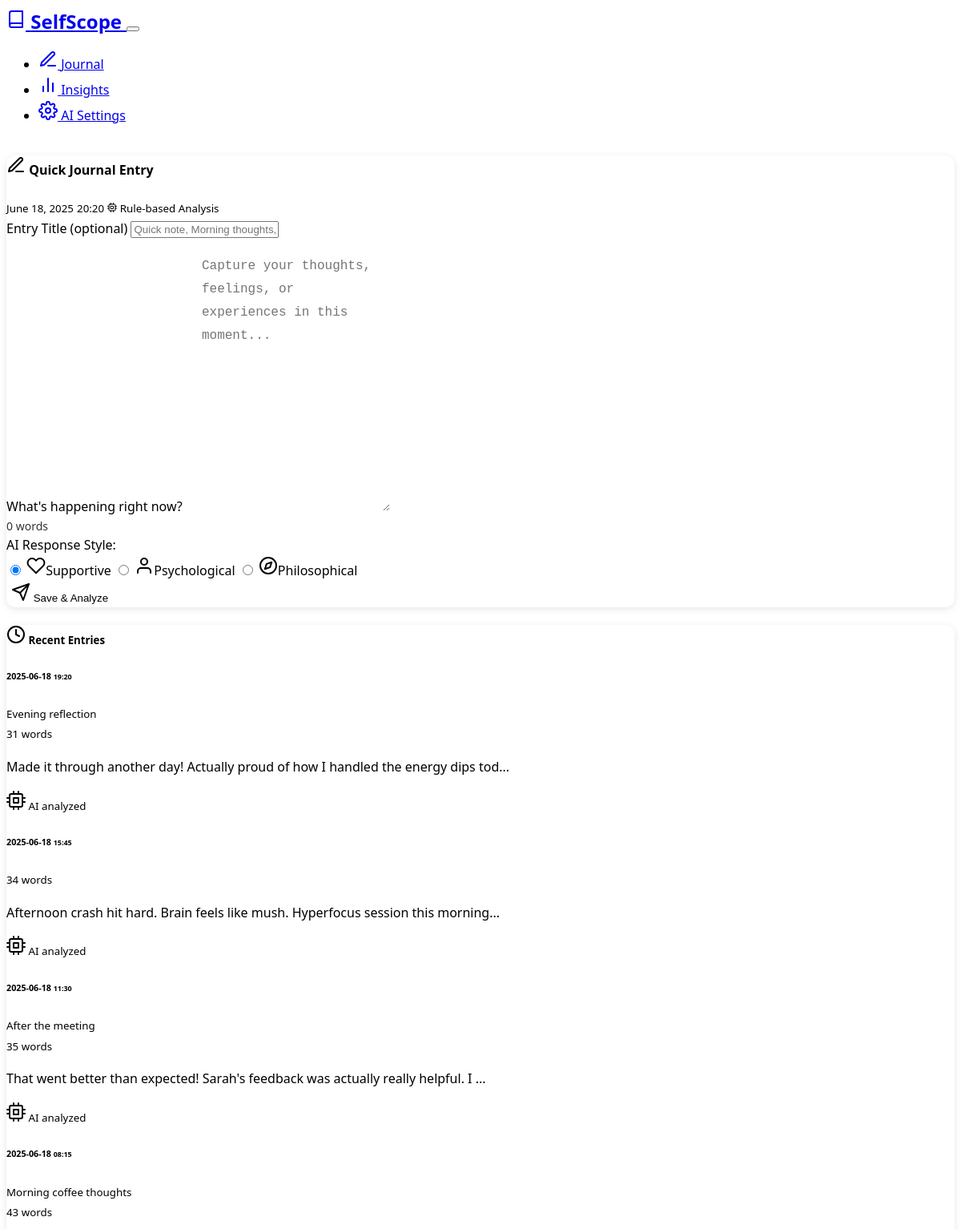
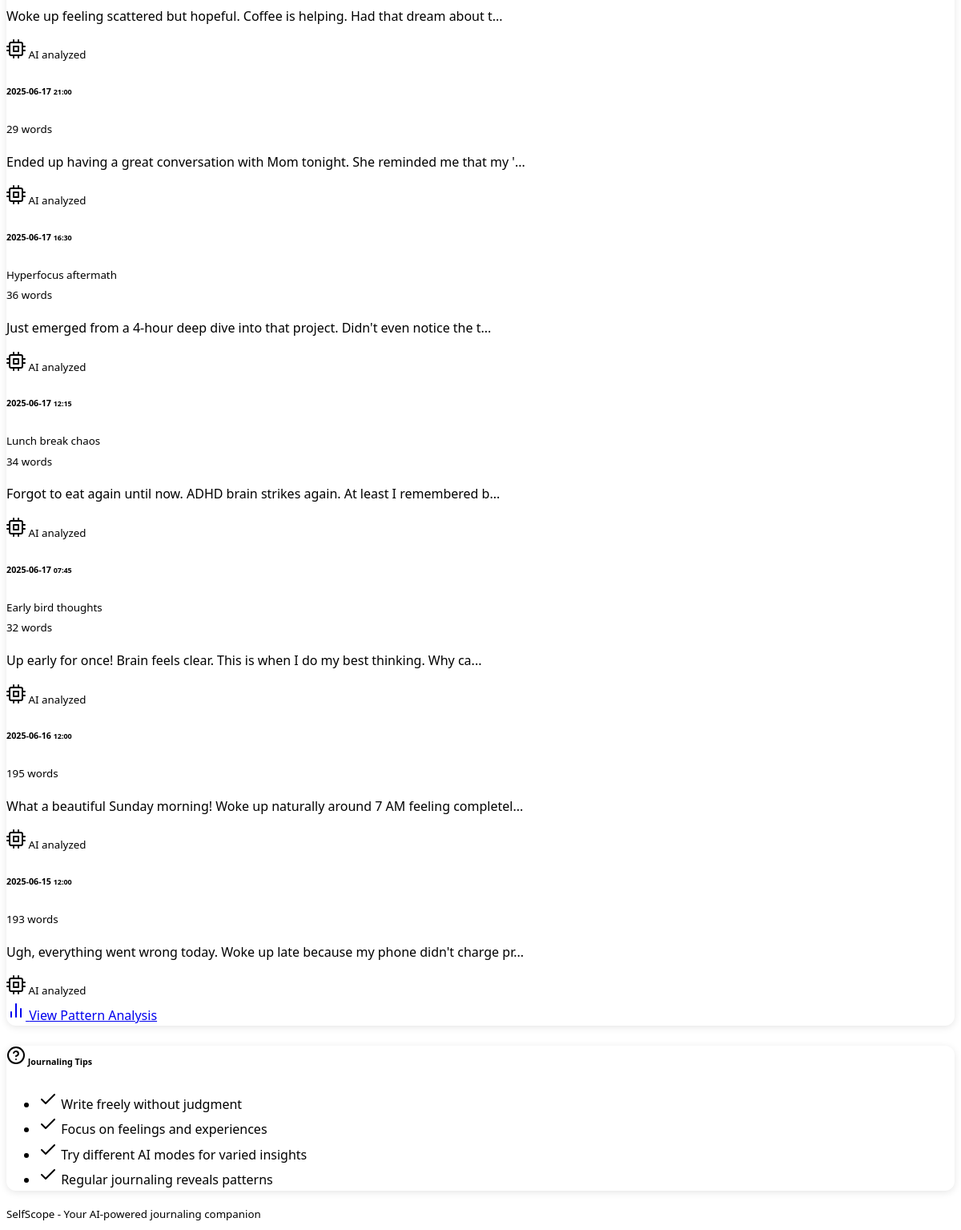
The page / on the database its author committed (2 pictures, top to bottom).
### models.py (models this page shows, shortened)
class JournalEntry(db.Model):
    __tablename__ = 'journal_entries'
    id = db.Column(db.Integer, primary_key=True)
    timestamp = db.Column(db.DateTime, nullable=False, default=datetime.utcnow, index=True)
    text = db.Column(db.Text, nullable=False)
    word_count = db.Column(db.Integer, default=0)
    ai_response = db.Column(db.Text)  # JSON string
    insight_mode = db.Column(db.String(50), default='reflective')
    title = db.Column(db.String(200))  # Optional title for the entry
    created_at = db.Column(db.DateTime, default=datetime.utcnow)
    updated_at = db.Column(db.DateTime, default=datetime.utcnow, onupdate=datetime.utcnow)
    @property
    def date_str(self):
        return self.timestamp.strftime('%Y-%m-%d')
    @property
    def time_str(self):
        return self.timestamp.strftime('%H:%M')
    @property
    def ai_response_dict(self):
        if self.ai_response:
            try:
                return json.loads(self.ai_response)
            except json.JSONDecodeError:
                return {}
        return {}

### app.py (the view)
@app.route('/')
def index():
    today = datetime.now().strftime('%Y-%m-%d')
    today_entries = journal_service.get_entries_by_date(today)
    recent_entries = journal_service.get_recent_entries(10)
    return render_template('index.html',
                         today=today,
                         today_entries=today_entries,
                         recent_entries=recent_entries)

### app.py (called while the page is built)
@app.context_processor
def inject_context():
    return {
        'datetime': datetime,
        'ai_status': ai_service.get_status() if 'ai_service' in globals() else {'backend': 'Loading...', 'available': False}
    }

### database_ai_service.py (called while the page is built)
    def get_status(self):
        return self.local_ai.get_status()

### local_ai_service.py (called while the page is built, shortened)
    def get_status(self):
        if self.config['endpoint_type'] == 'lm_studio' and self.available_models:
            return {
                'backend': f'LM Studio ({self.available_models[0]})',
                'available': True,
                'models': self.available_models,
                'endpoint': self.current_endpoint
            }
        else:
            return {
                'backend': 'Rule-based Analysis',
                'available': True,
                'models': [],
                'endpoint': None
            }

### templates/index.html (shortened to what this page needs)
{% extends "base.html" %}
{% block content %}
<div class="container my-4">
    <div class="row">
        <div class="col-lg-8">
            <div class="card">
                <div class="card-header d-flex justify-content-between align-items-center">
                    <h4 class="mb-0">
                        <i data-feather="edit-3" class="me-2"></i>
                        Quick Journal Entry
                    </h4>
                    <div class="d-flex flex-column align-items-end">
                        <small class="text-muted">{{ datetime.now().strftime('%B %d, %Y') }}</small>
                        <small class="text-muted">{{ datetime.now().strftime('%H:%M') }}</small>
                        <small class="text-info">
                            <i data-feather="cpu" class="me-1" style="width: 12px; height: 12px;"></i>
                            {{ ai_status.backend }}
                        </small>
                    </div>
                </div>
                <div class="card-body">
                    <form action="{{ url_for('submit_entry') }}" method="POST" id="journalForm">
                        <div class="mb-3">
                            <label for="entry_title" class="form-label">Entry Title (optional)</label>
                            <input type="text" class="form-control" name="entry_title" id="entry_title"
                                   placeholder="Quick note, Morning thoughts, After meeting...">
                        </div>
                        <div class="mb-3">
                            <label for="entry_text" class="form-label">What's happening right now?</label>
                            <textarea class="form-control journal-textarea" name="entry_text" id="entry_text"
                                      rows="8" placeholder="Capture your thoughts, feelings, or experiences in this moment..."></textarea>
                            <div class="form-text">
                                <span id="wordCount">0</span> words
                            </div>
                        </div>
                        <div class="mb-3">
                            <label class="form-label">AI Response Style:</label>
                            <div class="btn-group w-100" role="group" aria-label="Insight mode">
                                <input type="radio" class="btn-check" name="insight_mode" id="reflective" value="reflective" checked>
                                <label class="btn btn-outline-secondary" for="reflective">
                                    <i data-feather="heart" class="me-1"></i>Supportive
                                </label>
                                <input type="radio" class="btn-check" name="insight_mode" id="psychological" value="psychological">
                                <label class="btn btn-outline-secondary" for="psychological">
                                    <i data-feather="user" class="me-1"></i>Psychological
                                </label>
                                <input type="radio" class="btn-check" name="insight_mode" id="philosopher" value="philosopher">
                                <label class="btn btn-outline-secondary" for="philosopher">
                                    <i data-feather="compass" class="me-1"></i>Philosophical
                                </label>
                            </div>
                        </div>
                        <div class="d-grid">
                            <button type="submit" class="btn btn-primary" id="submitBtn">
                                <i data-feather="send" class="me-2"></i>
                                Save & Analyze
                            </button>
                        </div>
                    </form>
                </div>
            </div>
        </div>
        <div class="col-lg-4">
            <div class="card">
                <div class="card-header">
                    <h5 class="mb-0">
                        <i data-feather="clock" class="me-2"></i>
                        Recent Entries
                    </h5>
                </div>
                <div class="card-body">
                    {% if recent_entries %}
                        {% for entry in recent_entries %}
                        <div class="border-bottom pb-2 mb-2 {% if entry.date == today %}bg-info bg-opacity-10 p-2 rounded{% endif %}">
                            <div class="d-flex justify-content-between align-items-start">
                                <div>
                                    <h6 class="mb-0">{{ entry.date }} <small class="text-muted">{{ entry.time }}</small></h6>
                                    {% if entry.title %}
                                    <small class="text-primary fw-bold">{{ entry.title }}</small>
                                    {% endif %}
                                </div>
                                <small class="text-muted">{{ entry.word_count }} words</small>
                            </div>
                            <p class="mb-1 text-muted small">
                                {{ entry.text[:80] }}{% if entry.text|length > 80 %}...{% endif %}
                            </p>
                            {% if entry.ai_response %}
                            <small class="text-info">
                                <i data-feather="cpu" class="me-1"></i>
                                AI analyzed
                            </small>
                            {% endif %}
                        </div>
                        {% endfor %}
                    {% else %}
                        <div class="text-center text-muted py-4">
                            <i data-feather="file-text" size="48" class="mb-3"></i>
                            <p>No entries yet. Start journaling to see your recent entries here!</p>
                        </div>
                    {% endif %}
                </div>
                <div class="card-footer">
                    <a href="{{ url_for('dashboard') }}" class="btn btn-outline-secondary btn-sm w-100">
                        <i data-feather="bar-chart-2" class="me-2"></i>
                        View Pattern Analysis
                    </a>
                </div>
            </div>
            <div class="card mt-3">
                <div class="card-header">
                    <h6 class="mb-0">
                        <i data-feather="help-circle" class="me-2"></i>
                        Journaling Tips
                    </h6>
                </div>
                <div class="card-body">
                    <ul class="list-unstyled mb-0 small">
                        <li class="mb-2">
                            <i data-feather="check" class="me-2 text-success"></i>
                            Write freely without judgment
                        </li>
                        <li class="mb-2">
                            <i data-feather="check" class="me-2 text-success"></i>
                            Focus on feelings and experiences
                        </li>
                        <li class="mb-2">
                            <i data-feather="check" class="me-2 text-success"></i>
                            Try different AI modes for varied insights
                        </li>
                        <li class="mb-0">
                            <i data-feather="check" class="me-2 text-success"></i>
                            Regular journaling reveals patterns
                        </li>
                    </ul>
                </div>
            </div>
        </div>
    </div>
</div>
{% endblock %}

### templates/base.html (shortened to what this page needs)
<!DOCTYPE html>
<html lang="en" data-bs-theme="dark">
<head>
    <link href="https://cdn.replit.com/agent/bootstrap-agent-dark-theme.min.css" rel="stylesheet">
    <link rel="stylesheet" href="{{ url_for('static', filename='css/style.css') }}">
</head>
<body>
    <nav class="navbar navbar-expand-lg navbar-dark bg-dark">
        <div class="container">
            <a class="navbar-brand d-flex align-items-center" href="{{ url_for('index') }}">
                <i data-feather="book" class="me-2"></i>
                SelfScope
            </a>
            <button class="navbar-toggler" type="button" data-bs-toggle="collapse" data-bs-target="#navbarNav">
            </button>
            <div class="collapse navbar-collapse" id="navbarNav">
                <ul class="navbar-nav ms-auto">
                    <li class="nav-item">
                        <a class="nav-link" href="{{ url_for('index') }}">
                            <i data-feather="edit-3" class="me-1"></i>
                            Journal
                        </a>
                    </li>
                    <li class="nav-item">
                        <a class="nav-link" href="{{ url_for('dashboard') }}">
                            <i data-feather="bar-chart-2" class="me-1"></i>
                            Insights
                        </a>
                    </li>
                    <li class="nav-item">
                        <a class="nav-link" href="{{ url_for('ai_settings') }}">
                            <i data-feather="settings" class="me-1"></i>
                            AI Settings
                        </a>
                    </li>
                </ul>
            </div>
        </div>
    </nav>
    <main class="flex-grow-1">
        {% block content %}{% endblock %}
    </main>
    <footer class="bg-dark text-center py-3 mt-5">
        <div class="container">
            <small class="text-muted">
                SelfScope - Your AI-powered journaling companion
            </small>
        </div>
    </footer>
</body>
</html>

### static/css/style.css (style rules this page uses)
:root { --journal-primary: #6c5ce7; --journal-secondary: #a29bfe; --journal-accent: #fd79a8; --journal-text: #2d3436; --journal-light: #f8f9fa; --journal-border: #e9ecef; }
body { font-family: 'Segoe UI', Tahoma, Geneva, Verdana, sans-serif; line-height: 1.6; min-height: 100vh; display: flex; flex-direction: column; }
.journal-textarea { font-size: 16px; line-height: 1.8; min-height: 300px; border: 2px solid var(--bs-border-color); border-radius: 12px; padding: 20px; resize: vertical; transition: border-color 0.3s ease, box-shadow 0.3s ease; }
.card { border: none; border-radius: 12px; box-shadow: 0 2px 10px rgba(0, 0, 0, 0.1); transition: transform 0.2s ease, box-shadow 0.2s ease; }
.card-header { border-radius: 12px 12px 0 0; border-bottom: 1px solid var(--bs-border-color); background: rgba(var(--bs-primary-rgb), 0.05); }
.btn { border-radius: 8px; font-weight: 500; transition: all 0.2s ease; }
.btn-primary { background: linear-gradient(135deg, var(--bs-primary), rgba(var(--bs-primary-rgb), 0.8)); border: none; }
.navbar-brand { font-weight: 600; font-size: 1.5rem; }
[data-bs-theme="dark"] .journal-textarea { background-color: var(--bs-dark); color: var(--bs-light); border-color: var(--bs-border-color); }
[data-bs-theme="dark"] .card { background-color: var(--bs-dark); color: var(--bs-light); }
.form-text { font-size: 0.875rem; opacity: 0.8; }

### rows shown on the page
JournalEntry: date "2025-06-18", time "19:20", title "Evening reflection", word_count "31", text "Made it through another day! Actually proud of how I handled the energy dips tod"
JournalEntry: date "2025-06-18", time "15:45", word_count "34", text "Afternoon crash hit hard. Brain feels like mush. Hyperfocus session this morning"
JournalEntry: date "2025-06-18", time "11:30", title "After the meeting", word_count "35", text "That went better than expected! Sarah's feedback was actually really helpful. I"
JournalEntry: date "2025-06-18", time "08:15", title "Morning coffee thoughts", word_count "43", text "Woke up feeling scattered but hopeful. Coffee is helping. Had that dream about t"
JournalEntry: date "2025-06-17", time "21:00", word_count "29", text "Ended up having a great conversation with Mom tonight. She reminded me that my '"
JournalEntry: date "2025-06-17", time "16:30", title "Hyperfocus aftermath", word_count "36", text "Just emerged from a 4-hour deep dive into that project. Didn't even notice the t"
JournalEntry: date "2025-06-17", time "12:15", title "Lunch break chaos", word_count "34", text "Forgot to eat again until now. ADHD brain strikes again. At least I remembered b"
JournalEntry: date "2025-06-17", time "07:45", title "Early bird thoughts", word_count "32", text "Up early for once! Brain feels clear. This is when I do my best thinking. Why ca"
JournalEntry: date "2025-06-16", time "12:00", word_count "195", text "What a beautiful Sunday morning! Woke up naturally around 7 AM feeling completel"
JournalEntry: date "2025-06-15", time "12:00", word_count "193", text "Ugh, everything went wrong today. Woke up late because my phone didn't charge pr"

### other values the page prints
{{ ai_status.backend }} "Rule-based Analysis"
